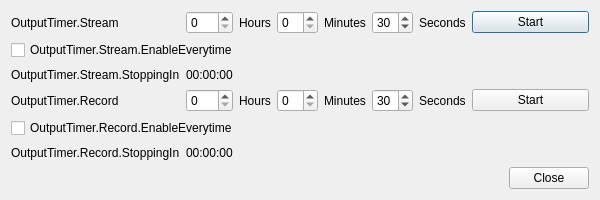
<?xml version="1.0" encoding="UTF-8"?>
<ui version="4.0">
 <class>OutputTimer</class>
   <widget class="QDialog" name="OutputTimer">
    <property name="geometry">
      <rect>
        <x>0</x>
        <y>0</y>
        <width>600</width>
        <height>200</height>
      </rect>
    </property>
    <property name="windowTitle">
      <string>OutputTimer</string>
    </property>
    <layout class="QGridLayout" name="timerLayout">
      <item row="0" column="1">
        <widget class="QLabel" name="streamingLabel">
          <property name="text">
            <string>OutputTimer.Stream</string>
          </property>
        </widget>
      </item>
      <item row="0" column="2">
        <widget class="QSpinBox" name="streamingTimerHours">
          <property name="minimum">
            <number>0</number>
          </property>
          <property name="maximum">
            <number>24</number>
          </property>
          <property name="value">
            <number>0</number>
          </property>
        </widget>
      </item>
      <item row="0" column="3">
        <widget class="QLabel" name="hoursLabel">
          <property name="text">
            <string>Hours</string>
          </property>
        </widget>
      </item>
      <item row="0" column="4">
        <widget class="QSpinBox" name="streamingTimerMinutes">
          <property name="maximum">
            <number>59</number>
          </property>
          <property name="value">
            <number>0</number>
          </property>
        </widget>
      </item>
      <item row="0" column="5">
        <widget class="QLabel" name="minutesLabel">
          <property name="text">
            <string>Minutes</string>
          </property>
        </widget>
      </item>
      <item row="0" column="6">
        <widget class="QSpinBox" name="streamingTimerSeconds">
          <property name="minimum">
            <number>0</number>
          </property>
          <property name="maximum">
            <number>59</number>
          </property>
          <property name="value">
            <number>30</number>
          </property>
        </widget>
      </item>
      <item row="0" column="7">
        <widget class="QLabel" name="secondsLabel">
          <property name="text">
            <string>Seconds</string>
          </property>
        </widget>
      </item>
      <item row="0" column="8">
        <widget class="QPushButton" name="outputTimerStream">
          <property name="text">
            <string>Start</string>
          </property>
        </widget>
      </item>
      <item row="2" column="1">
        <widget class="QLabel" name="streamStoppingIn">
          <property name="text">
            <string>OutputTimer.Stream.StoppingIn</string>
          </property>
        </widget>
      </item>
      <item row="2" column="2">
        <widget class="QLabel" name="streamTime">
          <property name="text">
            <string>00:00:00</string>
          </property>
        </widget>
      </item>
      <item row="3" column="1">
        <widget class="QLabel" name="recordingLabel">
          <property name="text">
            <string>OutputTimer.Record</string>
          </property>
        </widget>
      </item>
      <item row="3" column="2">
        <widget class="QSpinBox" name="recordingTimerHours">
          <property name="minimum">
            <number>0</number>
          </property>
          <property name="maximum">
            <number>24</number>
          </property>
          <property name="value">
            <number>0</number>
          </property>
        </widget>
      </item>
      <item row="3" column="3">
        <widget class="QLabel" name="hoursLabel_2">
          <property name="text">
            <string>Hours</string>
          </property>
        </widget>
      </item>
      <item row="3" column="4">
        <widget class="QSpinBox" name="recordingTimerMinutes">
          <property name="minimum">
            <number>0</number>
          </property>
          <property name="maximum">
            <number>59</number>
          </property>
          <property name="value">
            <number>0</number>
          </property>
        </widget>
      </item>
      <item row="3" column="5">
        <widget class="QLabel" name="minutesLabel_2">
          <property name="text">
            <string>Minutes</string>
          </property>
        </widget>
      </item>
      <item row="3" column="6">
        <widget class="QSpinBox" name="recordingTimerSeconds">
          <property name="minimum">
            <number>0</number>
          </property>
          <property name="maximum">
            <number>59</number>
          </property>
          <property name="value">
            <number>30</number>
          </property>
        </widget>
      </item>
      <item row="3" column="7">
        <widget class="QLabel" name="secondsLabel_2">
          <property name="text">
            <string>Seconds</string>
          </property>
        </widget>
      </item>
      <item row="3" column="8">
        <widget class="QPushButton" name="outputTimerRecord">
          <property name="text">
            <string>Start</string>
          </property>
        </widget>
      </item>
      <item row="5" column="1">
        <widget class="QLabel" name="recordStoppingIn">
          <property name="text">
            <string>OutputTimer.Record.StoppingIn</string>
          </property>
        </widget>
      </item>
      <item row="5" column="2">
        <widget class="QLabel" name="recordTime">
          <property name="text">
            <string>00:00:00</string>
          </property>
        </widget>
      </item>
      <item row="1" column="1" colspan="3">
        <widget class="QCheckBox" name="autoStartStreamTimer">
          <property name="text">
            <string>OutputTimer.Stream.EnableEverytime</string>
          </property>
        </widget>
      </item>
      <item row="4" column="1" colspan="3">
        <widget class="QCheckBox" name="autoStartRecordTimer">
          <property name="text">
            <string>OutputTimer.Record.EnableEverytime</string>
          </property>
        </widget>
      </item>
      <item row="6" column="8">
        <widget class="QDialogButtonBox" name="buttonBox">
          <property name="standardButtons">
            <set>QDialogButtonBox::Close</set>
          </property>
        </widget>
      </item>
    </layout>
  </widget>
  <resources />
  <connections />
</ui>
